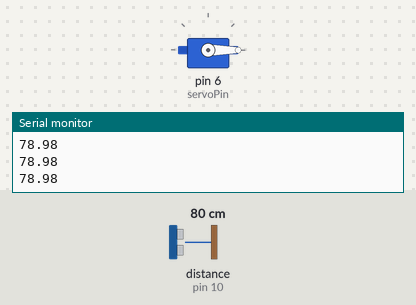
A sketch run on a simulated Arduino Uno, built with avr-gcc and run on an emulated ATmega328P. On the bench: servo, the last lines printed to the serial monitor. Wiring (inferred from the names in the program): ultrasonic range finder: trigger pin 9; echo pin 10. The inputs (shaded band) are chosen by the test bench; at power-on: distance to the obstacle (sensor on pin 10) 80 cm. The echo pulse lasts 58.3 µs per cm.

Above: at 1.2 s.
1.3 s: distance to the obstacle (sensor on pin 10) set to 12 cm
2.8 s: distance to the obstacle (sensor on pin 10) set to 9 cm
At 3.4 s:
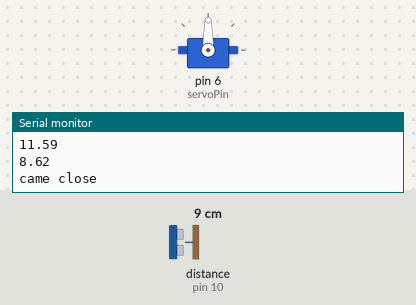
7.4 s: distance to the obstacle (sensor on pin 10) set to 2 cm
Timing chart, 0 to 11.4 s (numbered marks = the images above; inputs shaded):
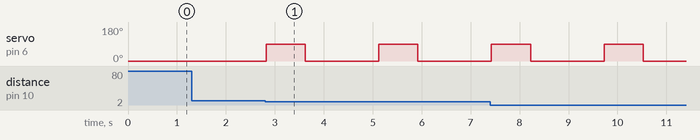

The sketch:

auto_sanitizer.ino
```cpp
#include <Servo.h>

Servo myServo;

const int trigPin = 9;
const int echoPin = 10;
const int servoPin = 6;

long duration;
float distance;

void setup() {
  pinMode(trigPin, OUTPUT);
  pinMode(echoPin, INPUT);

  myServo.attach(servoPin);
  myServo.write(0);

  Serial.begin(9600);
}

void loop() {

  // Send ultrasonic pulse
  digitalWrite(trigPin, LOW);
  delayMicroseconds(2);

  digitalWrite(trigPin, HIGH);
  delayMicroseconds(10);
  digitalWrite(trigPin, LOW);

  duration = pulseIn(echoPin, HIGH);

  distance = duration * 0.034 / 2;

  Serial.println(distance);

  if (distance > 0 && distance < 10) {
    Serial.print("came close");
    myServo.write(90);
    delay(800);
    myServo.write(0);
    delay(1500);
    }
}
```

Measured:
- the behaviour switches between 11 and 10 cm on distance to the obstacle (sensor on pin 10) (found by bisection; images 0 and 1)
- after the input at 2.8 s, servo on pin 6 (servoPin): alternates 90° for 0.80 s and 0° for 1.5 s, starting at once
